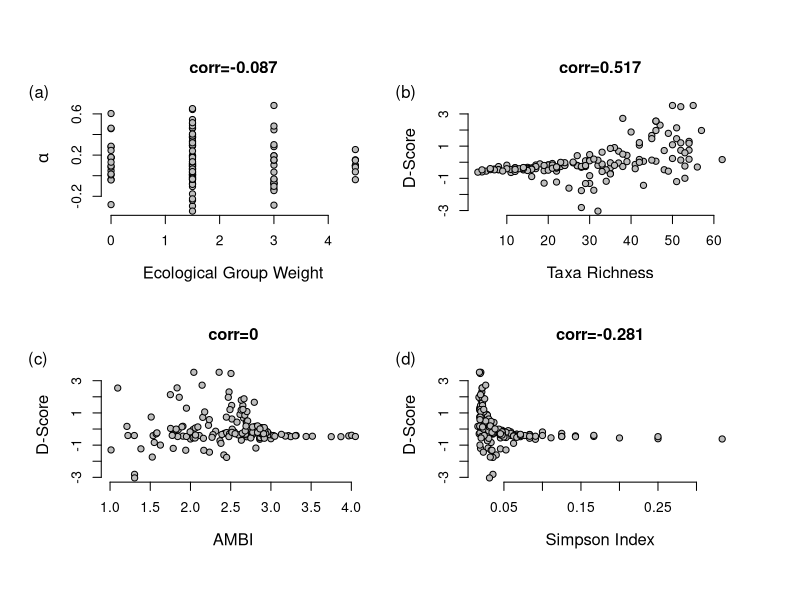

Here is the R script that generated this plot:


#get data on taxa
df<-read.csv("Data/habitat and TOC and species abundances for Long-term 2017 and 2018 samples.csv")
sp_start<-14
sp_dat<-df[,sp_start:dim(df)[2]]
names(sp_dat)
sp_dat[sp_dat>0]<-1
#get d-scores and alphas
d_dat<-read.csv("Data/Model/D_ScoresPriors.csv")
alphas<-read.csv("Data/Model/alphas_calibration.csv")
nms<-alphas$names

#calcualte richness
taxa_rich<-apply(sp_dat[,nms],1,sum)
#calulate dominance
dom<-apply((sp_dat[,nms]/apply(sp_dat[,nms],1,sum))^2,1,sum)
#calcuate an ambi-like

bc_scores<-read.csv("Data/AMBI EG for 551 taxa in 2017-2018.csv")
#grab our taxa
bc_scores<-bc_scores[which(bc_scores$X551.taxa%in%nms),]
colnames(bc_scores)[1]<-"names"
#merge with alpha estimates
df_bc<-merge(alphas,bc_scores,by="names")
#remove zeros
df_bc<-df_bc[-which(df_bc$AMBI2022==0),]
wts<-c(0,1.5,3,4.5,6)
amb3<-apply(t(t(df[,df_bc$names]/apply(df[,df_bc$names],1,sum))*wts[df_bc$AMBI2022]),1,sum)

#Figure 5
pdf("Output/Comparisons.pdf")
par(mfrow=c(2,2),oma=c(2,2,2,2))
plot(df_bc$est~wts[df_bc$AMBI2022],pch=21,bg="grey",xlab="Ecological Group Weight",ylab=bquote(alpha),bty='n',cex.lab=1.2,main=paste0("corr=",round(cor(df_bc$est,wts[df_bc$AMBI2022]),3)))
mtext(text = "(a)",side=3,adj =-.3)
plot(d_dat$est~apply(sp_dat[,nms],1,sum),pch=21,bg="grey",bty="n",xlab="Taxa Richness",ylab="D-Score",cex.lab=1.2,main=paste0("corr=",round(cor(d_dat$est,taxa_rich),3)))
mtext(text = "(b)",side=3,adj = -.3)
plot(d_dat$est~amb3,pch=21,bg="grey",bty="n",xlab=bquote("AMBI"),ylab="D-Score",cex.lab=1.2,main=paste0("corr=",round(cor(d_dat$est,amb3),3)))
mtext(text = "(c)",side=3,adj = -.3)
plot(d_dat$est~dom,pch=21,bg="grey",bty="n",xlab="Simpson Index",ylab="D-Score",cex.lab=1.2,main=paste0("corr=",round(cor(d_dat$est,dom),3)))
mtext(text = "(d)",side=3,adj = -.3)
dev.off()

